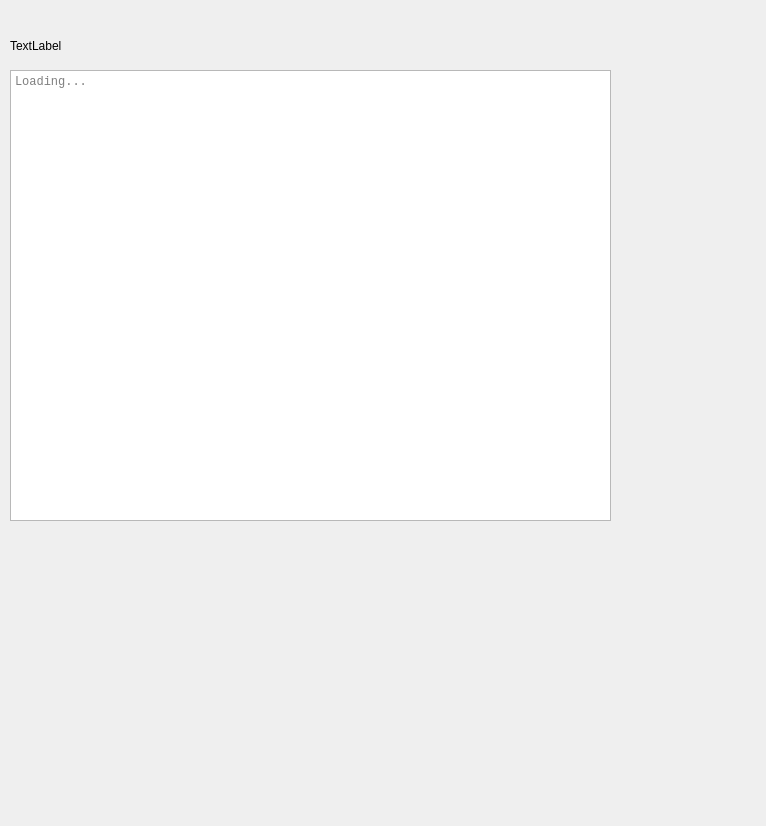
<?xml version="1.0" encoding="UTF-8"?>
<ui version="4.0">
 <class>Summary_Tab</class>
 <widget class="QWidget" name="Summary_Tab">
  <property name="geometry">
   <rect>
    <x>0</x>
    <y>0</y>
    <width>766</width>
    <height>826</height>
   </rect>
  </property>
  <property name="windowTitle">
   <string>MainWindow</string>
  </property>
  <widget class="QLabel" name="projectLabel">
   <property name="geometry">
    <rect>
     <x>10</x>
     <y>30</y>
     <width>301</width>
     <height>31</height>
    </rect>
   </property>
   <property name="text">
    <string>TextLabel</string>
   </property>
  </widget>
  <widget class="QTextEdit" name="summaryTextEdit">
   <property name="geometry">
    <rect>
     <x>10</x>
     <y>70</y>
     <width>601</width>
     <height>451</height>
    </rect>
   </property>
   <property name="font">
    <font>
     <family>Courier New</family>
    </font>
   </property>
   <property name="horizontalScrollBarPolicy">
    <enum>Qt::ScrollBarAsNeeded</enum>
   </property>
   <property name="readOnly">
    <bool>true</bool>
   </property>
   <property name="tabStopWidth">
    <number>86</number>
   </property>
   <property name="placeholderText">
    <string>Loading...</string>
   </property>
  </widget>
 </widget>
 <resources/>
 <connections/>
</ui>
